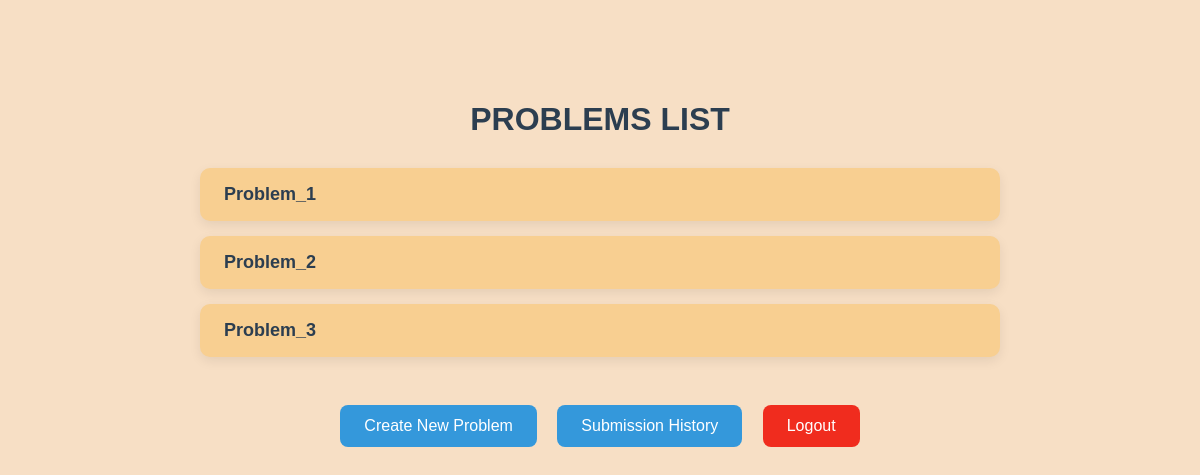
Before: /home/ (signed in) with the older database file.
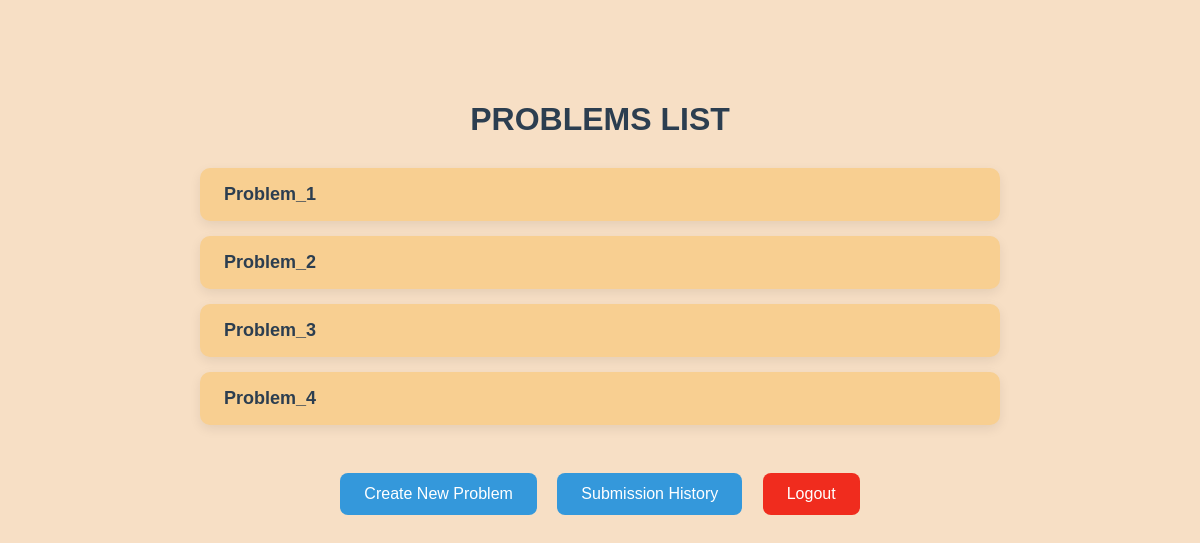
After: the same page with the newer database file.
### home/models.py (models this page shows)
class Problem(models.Model):
    id=models.AutoField(primary_key=True)
    problem_id =models.CharField(max_length=50,unique=True)
    problem_title = models.CharField(max_length=100,unique=True)
    problem_description = models.TextField()
    problem_author=models.ForeignKey(User, on_delete=models.CASCADE)

### home/views.py (the view)
# urls.py: 2. Add a URL to urlpatterns:  path('', views.home, name='home')
@login_required
def home(request):
    problems_list = Problem.objects.all()
    context = {
        'problems_list': problems_list,
    }
    template=loader.get_template('home.html')
    return HttpResponse(template.render(context, request))

### home/templates/Home.html (shortened to what this page needs)
<!DOCTYPE html>
<html>
    <head>
    </head>
    <body>
        <h1>PROBLEMS LIST</h1>
        <ul>
            {% for problem in problems_list %}
            <li>
                <a href="/problem/{{problem.problem_id}}">{{problem.problem_title}}</a>
            </li>
            {% endfor %}
        </ul>
        <div class="buttons">
            <a href="/addproblem" class="button">Create New Problem</a>
            <a href="/submission_history" class="button">Submission History</a>
            <a href="/logout" class="button" style="background-color: rgb(240, 44, 30);">Logout</a>
        </div>
    </body>
</html>

### home/templates/Home.html (style rules this page uses)
body { font-family: Arial, sans-serif; background-color: #f7dfc5; color: #333; padding: 80px; margin: 0; }
h1 { font-family: 'Poppins', sans-serif; color: #2c3e50; font-size: 32px; margin-bottom: 30px; text-align: center; }
ul { list-style: none; padding: 0; max-width: 800px; margin: auto; }
li { background-color: #f8cf91; margin-bottom: 15px; padding: 16px 24px; border-radius: 10px; box-shadow: 0 4px 12px rgba(0, 0, 0, 0.08); transition: transform 0.2s ease, background-color 0.2s ease; }
li a { text-decoration: none; color: #2c3e50; font-weight: bold; font-size: 18px; }
.buttons { margin-top: 40px; text-align: center; }
.button { background-color: #3498db; color: white; padding: 12px 24px; font-size: 16px; border: none; border-radius: 8px; margin: 8px; text-decoration: none; display: inline-block; transition: background-color 0.3s ease; }

Changed rows visible on the page:
added Problem: problem_title "Problem_4"
